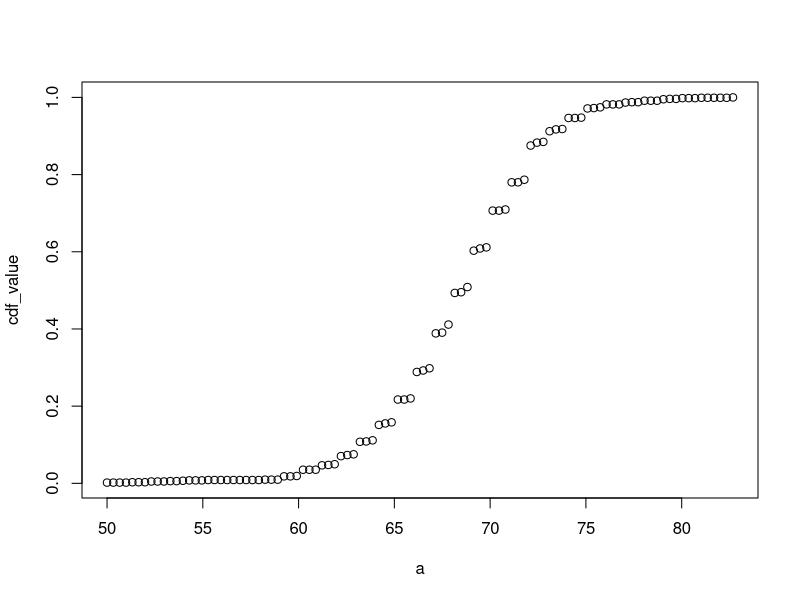
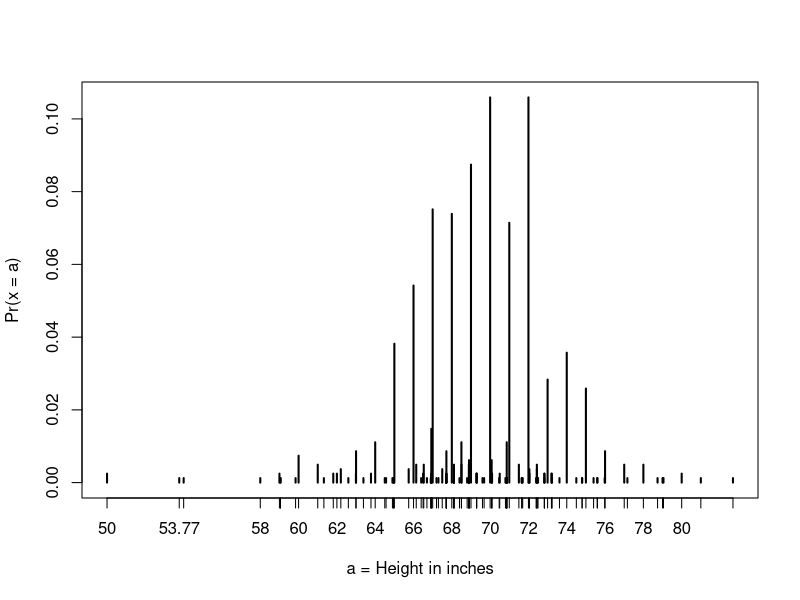
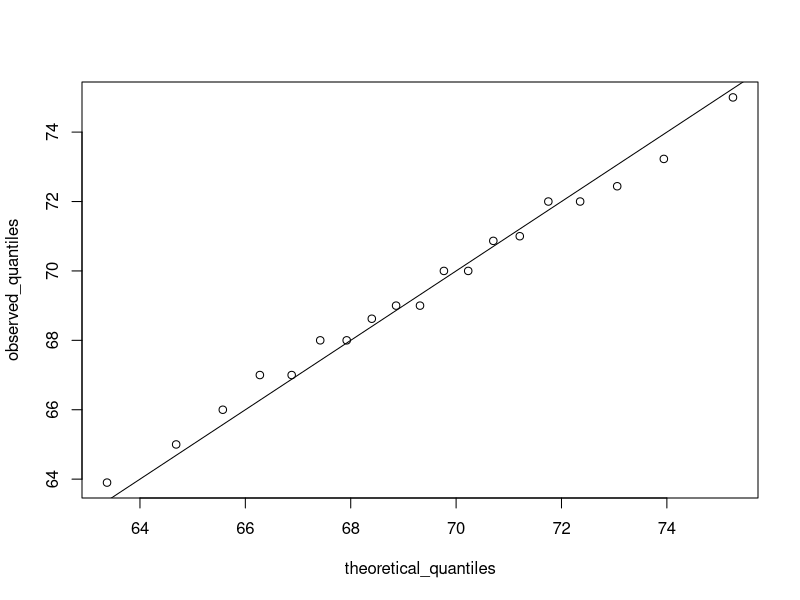
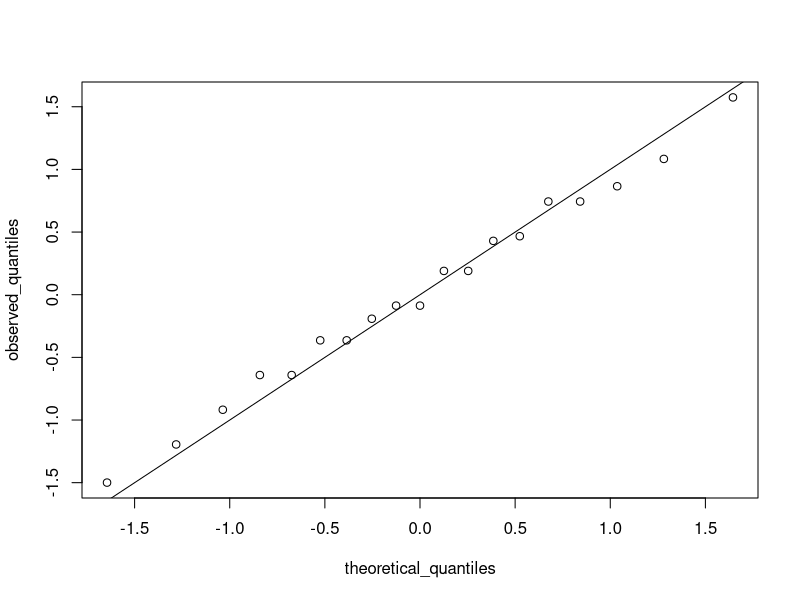
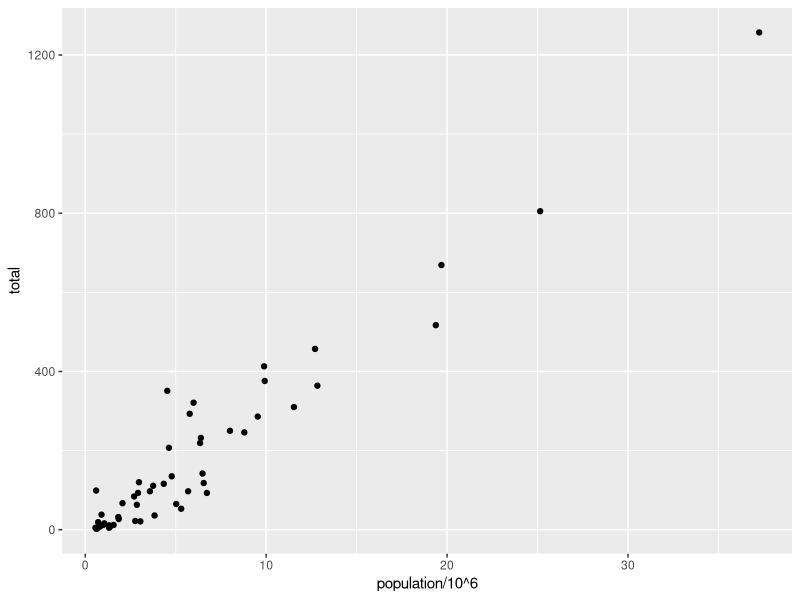
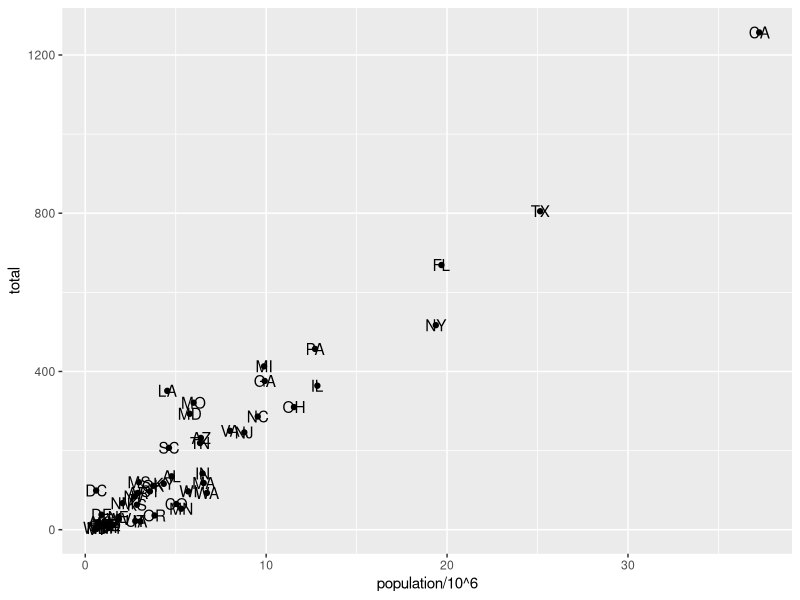
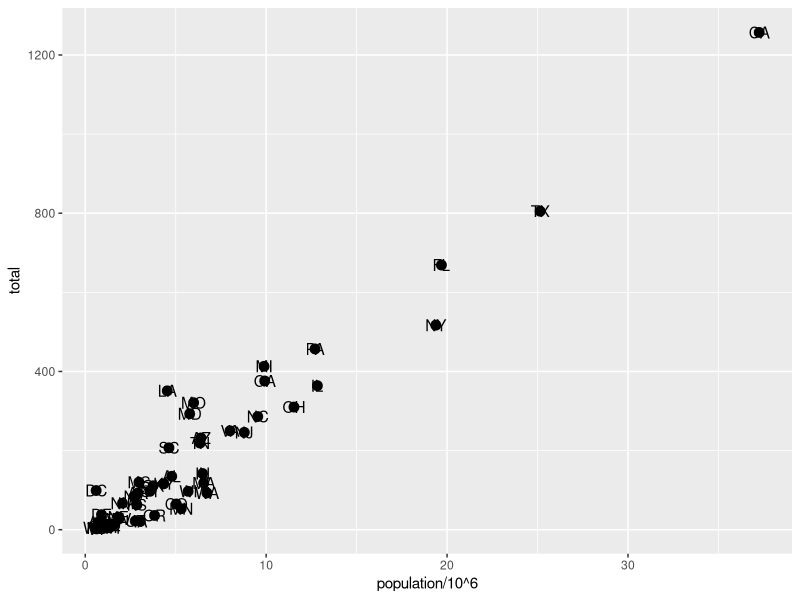
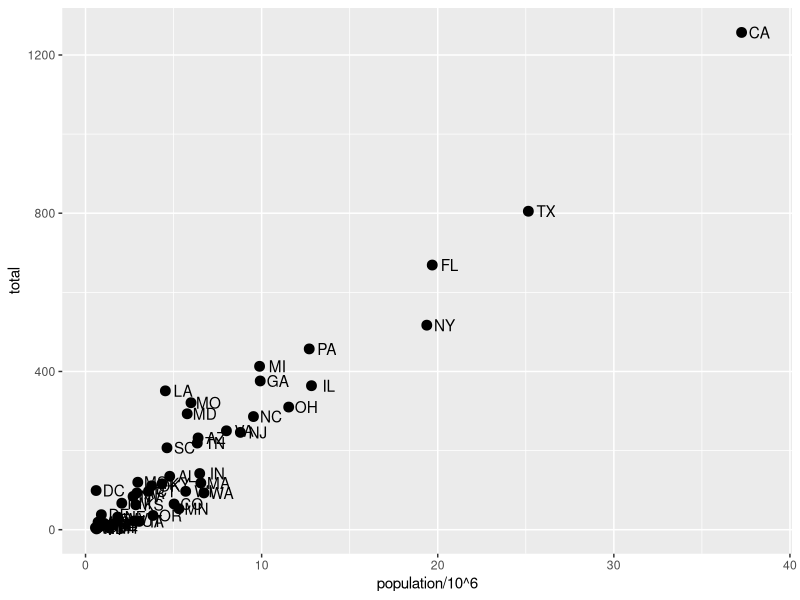

Generate these figures, in order, with R:
## ---- chunk 1
library(dslabs)
data(murders)
head(murders)
## ---- chunk 2
# load the dataset
library(dslabs)
data(heights)
# make a table of category proportions
prop.table(table(heights$sex))
## ---- chunk 3
# example for student heights
a <- seq(min(heights$height), max(heights$height), length = 100)
cdf_function <- function(x){
  mean(heights$height <= x)
}
cdf_value <- sapply(a, cdf_function)
plot(a, cdf_value)
## ---- chunk 4
# define x as vector of male heights
library(tidyverse)
library(dslabs)
data(heights)
index <- heights$sex=="Male"
x <- heights$height[index]

# calculate the mean and standard deviation manually
average <- sum(x)/length(x)
SD <- sqrt(sum((x-average)^2)/length(x))

# built-in mean and sd functions - note that the audio and printed value disagree
average <- mean(x)
SD <- sd(x)
c(average = average, SD = SD)

# calculate standard units
z <- scale(x)

# calculate proportion of value within 2 SD of mean
mean(abs(z) < 2)
## ---- chunk 5
library(tidyverse)
library(dslabs)
data("heights")
x <- heights %>% filter(sex=="Male") %>% pull(height)
## ---- chunk 6
1 - pnorm(70.5, mean(x), sd(x))
## ---- chunk 7
# plot distribution of exact heights in data
plot(prop.table(table(x)), xlab = "a = Height in inches", ylab = "Pr(x = a)")
## ---- chunk 8
# probabilities in actual data over length 1 ranges containing a integer
mean(x <= 68.5) - mean(x <= 67.5)
mean(x <= 69.5) - mean(x <= 68.5)
mean(x <= 70.5) - mean(x <= 69.5)

# probabilities in normal approximation match well
pnorm(68.5, mean(x), sd(x)) - pnorm(67.5, mean(x), sd(x))
pnorm(69.5, mean(x), sd(x)) - pnorm(68.5, mean(x), sd(x))
pnorm(70.5, mean(x), sd(x)) - pnorm(69.5, mean(x), sd(x))

# probabilities in actual data over other ranges don't match normal approx as well
mean(x <= 70.9) - mean(x <= 70.1)
pnorm(70.9, mean(x), sd(x)) - pnorm(70.1, mean(x), sd(x))
## ---- chunk 9
library(dslabs)
data("heights")
## ---- chunk 10
summary(heights$height)
## ---- chunk 11
p <- seq(0.01, 0.99, 0.01)
percentiles <- quantile(heights$height, p)
## ---- chunk 12
percentiles[names(percentiles) == "25%"]
percentiles[names(percentiles) == "75%"]
## ---- chunk 13
p <- seq(0.01, 0.99, 0.01)
theoretical_quantiles <- qnorm(p, 69, 3)
## ---- chunk 14
# define x and z
library(tidyverse)
library(dslabs)
data(heights)

index <- heights$sex=="Male"
x <- heights$height[index]
z <- scale(x)

# proportion of data below 69.5
mean(x <= 69.5)

# calculate observed and theoretical quantiles
p <- seq(0.05, 0.95, 0.05)
observed_quantiles <- quantile(x, p)
theoretical_quantiles <- qnorm(p, mean = mean(x), sd = sd(x))

# make QQ-plot
plot(theoretical_quantiles, observed_quantiles)
abline(0,1)

# make QQ-plot with scaled values
observed_quantiles <- quantile(z, p)
theoretical_quantiles <- qnorm(p)
plot(theoretical_quantiles, observed_quantiles)
abline(0,1)
## ---- chunk 15
# add points layer to predefined ggplot object
p <- ggplot(data = murders)
p + geom_point(aes(population/10^6, total))

# add text layer to scatterplot
p + geom_point(aes(population/10^6, total)) +
  geom_text(aes(population/10^6, total, label = abb))
## ---- chunk 16
# change the size of the points
p + geom_point(aes(population/10^6, total), size = 3) +
    geom_text(aes(population/10^6, total, label = abb))

# move text labels slightly to the right
p + geom_point(aes(population/10^6, total), size = 3) +
    geom_text(aes(population/10^6, total, label = abb), nudge_x = 1)

# simplify code by adding global aesthetic
p <- murders %>% ggplot(aes(population/10^6, total, label = abb))
p + geom_point(size = 3) +
    geom_text(nudge_x = 1.5)

# local aesthetics override global aesthetics
p + geom_point(size = 3) +
  geom_text(aes(x = 10, y = 800, label = "Hello there!"))
## ---- chunk 17
# efficient log scaling of the axes
p + geom_point(size = 3) +
    geom_text(nudge_x = 0.05) +
    scale_x_log10() +
    scale_y_log10()
## ---- chunk 18
p + geom_point(size = 3) +
    geom_text(nudge_x = 0.05) +
    scale_x_log10() +
    scale_y_log10() +
    xlab("Population in million(log scale)") +
    ylab("Total number of murders(log scale)") +
    ggtitle("US Gun Murders in 2010")
## ---- chunk 19
# redefine p to be everything except the points layer
p <- murders %>% 
     ggplot(aes(population/10^6, total, label = abb)) +
     geom_text(nudge_x = 0.075) +
     scale_x_log10() +
     scale_y_log10() +
     xlab("Population in million(log scale)") +
     ylab("Total number of murders(log scale)") +
     ggtitle("US Gun Murders in 2010")
## ---- chunk 20
# make all points blue
p + geom_point(size = 3, color = "blue")
## ---- chunk 21
# color points by region
p + geom_point(aes(col = region), size = 3)
## ---- chunk 22
r <- murders %>% 
     summarize(rate = sum(total) / sum(population) * 10^6) %>%      pull(rate)

p <- p + geom_point(aes(col = region), size = 3) +
         geom_abline(intercept = log10(r)) # slop is default of 1

# change line to dashed and dark grey, line under points
p + geom_abline(intercept = log(r), lty = 2, color = "darkgrey") +
    geom_point(aes(col = region), size = 3)
## ---- chunk 23
# capitalize legend title
p <- p + scale_color_discrete(name = "Region")
p
## ---- chunk 24
# theme used for graphs in the textbook and course
library(dslabs)
ds_theme_set()
## ---- chunk 25
# themes from ggthemes
library(ggthemes)
## ---- chunk 26
p + theme_economist()    # style of the Economist magazine
p + theme_fivethirtyeight()    # style of the FiveThirtyEight website
## ---- chunk 27
# load libraries
library(tidyverse)
library(ggrepel)
library(ggthemes)
library(dslabs)
data(murders)
## ---- chunk 28
# define the intercept
r <- murders %>%
    summarize(rate = sum(total) / sum(population) * 10^6) %>%
    .$rate
    
# make the plot, combining all elements
murders %>%
    ggplot(aes(population/10^6, total, label = abb)) +
    geom_abline(intercept = log10(r), lty = 2, color = "darkgrey") +
    geom_point(aes(col = region), size = 3) +
    geom_text_repel() +
    scale_x_log10() +
    scale_y_log10() +
    xlab("Population in millions (log scale)") +
    ylab("Total number of murders (log scale)") +
    ggtitle("US Gun Murders in 2010") +
    scale_color_discrete(name = "Region") +
    theme_economist()
## ---- chunk 29
library(tidyverse)
library(dslabs)
data(heights)

# define p
p <- heights %>% 
  filter(sex == "Male") %>% 
  ggplot(aes(x=height))
## ---- chunk 30
# basic histograms
p + geom_histogram() + ggtitle("binwidth is default")
p + geom_histogram(binwidth = 1) + ggtitle("binwidth is 1")

# histogram with blue fill, black outline, labels and title
p + geom_histogram(binwidth = 1, fill ="blue", col = "black") + 
  xlab("Male heights in inches") +
  ggtitle("histogram")
## ---- chunk 31
p + geom_density()
p + geom_density(fill = "blue", col = "red") +
  xlab("Male heights in inches") +
  ylab("proportion of Male heights") +
  ggtitle("Male heights distribution")
## ---- chunk 32
# basic QQ-plot
p <- heights %>% filter(sex == "Male") %>% 
  ggplot(aes(sample = height))
p + geom_qq()

# QQ-plot against a normal distribution with same mean/sd as data
params <- heights %>% 
  filter(sex == "Male") %>% 
  summarize(mean = mean(height), sd = sd(height))
p + geom_qq(dparams = params) +
  geom_abline()

# QQ-plot of scaled data against the standard normal distribution
heights %>% 
  ggplot(aes(sample = scale(height))) +
  geom_qq() +
  geom_abline()
## ---- chunk 33
# define plots p1, p2, p3
p <- heights %>% filter(sex == "Male") %>% ggplot(aes(x = height))
p1 <- p + geom_histogram(binwidth = 1, fill = "blue", col = "black")
p2 <- p + geom_histogram(binwidth = 2, fill = "blue", col = "black")
p3 <- p + geom_histogram(binwidth = 3, fill = "blue", col = "black")
## ---- chunk 34
# arrange plots next to each other in 1 row, 3 columns
library(gridExtra)
## ---- chunk 35
grid.arrange(p1, p2, p3, ncol = 3)
## ---- chunk 36
library(dslabs)
data("gapminder")
## ---- chunk 37
head(gapminder)
names(gapminder)
## ---- chunk 38
gapminder %>% 
  filter(year == 2015 & country %in% c("Sri Lanka", "Turkey")) %>% 
  select(country, infant_mortality)
## ---- chunk 39
# basic scatterplot of life expectancy versus fertility
ds_theme_set() # set plot theme
filter(gapminder, year == 1962) %>% 
  ggplot(aes(fertility, life_expectancy)) +
  geom_point()

# add color as continent
filter(gapminder, year == 1962) %>% 
  ggplot(aes(fertility, life_expectancy, color = continent)) +
  geom_point()
## ---- chunk 40
# facet by continent and year
filter(gapminder, year %in% c(1962, 2012)) %>% 
  ggplot(aes(fertility, life_expectancy, col = continent)) +
  geom_point() +
  facet_grid(continent ~ year)

# facet by year only 
filter(gapminder, year %in% c(1962, 2012)) %>% 
  ggplot(aes(fertility, life_expectancy, col = continent)) +
  geom_point() +
  facet_grid(. ~ year)

# facet by year, plots wrapped onto multiple rows
years <- c(1962, 1980, 1990, 2000, 2012)
continents <- c("Europ", "Asia")
gapminder %>% 
  filter(year %in% years & continent %in% continent) %>% 
  ggplot(aes(fertility, life_expectancy, col = continent)) +
  geom_point() +
  facet_wrap(. ~ year)
## ---- chunk 41
# scatterplot of US fertility by year
gapminder %>% 
  filter(country == "United States") %>% 
  ggplot(aes(year, fertility)) +
  geom_point()
# line plot of US fertility by year
gapminder %>% 
  filter(country == "United States") %>% 
  ggplot(aes(year, fertility)) +
  geom_line()
## ---- chunk 42
# line plot fertility time series for two countries- only one line (incorrect)
countries <- c("South Korea", "Germany")
gapminder %>% filter(country %in% countries) %>%
    ggplot(aes(year, fertility)) +
    geom_line()
    
# line plot fertility time series for two countries - one line per country
gapminder %>% filter(country %in% countries) %>%
    ggplot(aes(year, fertility, group = country)) +
    geom_line()

# fertility time series for two countries - lines colored by country
gapminder %>% filter(country %in% countries) %>%
    ggplot(aes(year, fertility, col = country)) +
    geom_line()
## ---- chunk 43
# life expectancy time series - lines colored by country and labeled, no legend
labels <- data.frame(country = countries, x = c(1975, 1965), y = c(60, 72))
gapminder %>% filter(country %in% countries) %>%
    ggplot(aes(year, life_expectancy, col = country)) +
    geom_line() +
    geom_text(data = labels, aes(x, y, label = country), size = 5) +
    theme(legend.position = "none")
